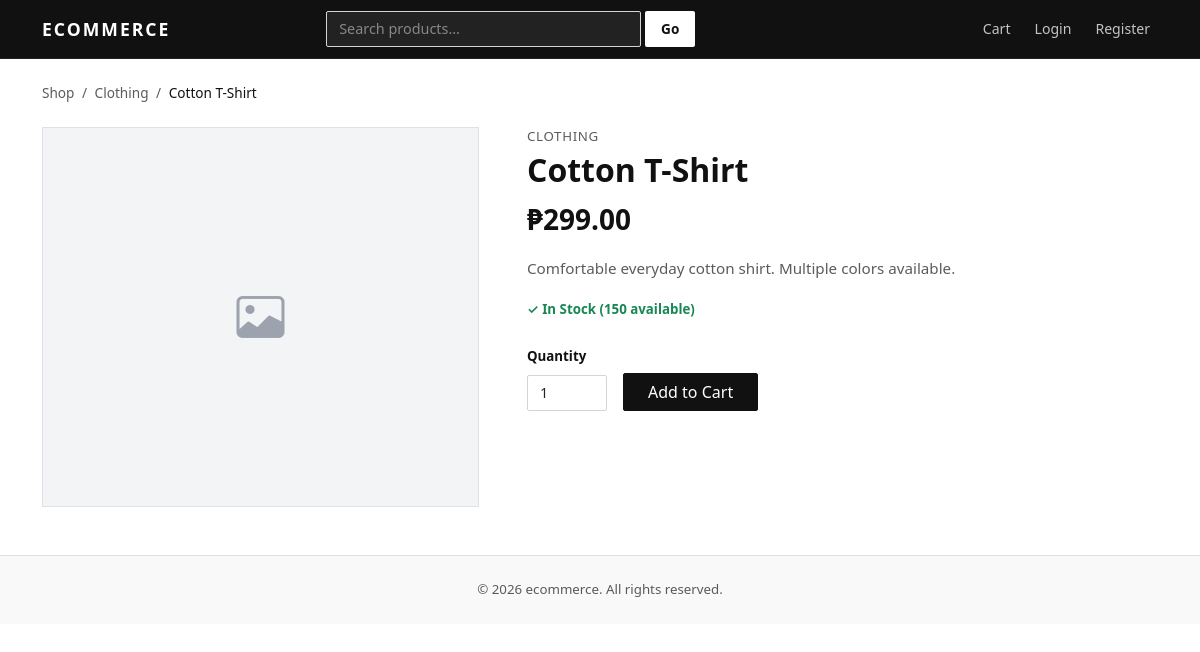
The app's page /product.php?id=3 with its own data.
### tables this page shows
CREATE TABLE products (
    id INT AUTO_INCREMENT PRIMARY KEY,
    category_id INT,
    name VARCHAR(200) NOT NULL,
    description TEXT,
    price DECIMAL(10,2) NOT NULL,
    stock INT DEFAULT 0,
    image VARCHAR(255) DEFAULT 'no-image.png',
    created_at TIMESTAMP DEFAULT CURRENT_TIMESTAMP,
    FOREIGN KEY (category_id) REFERENCES categories(id) ON DELETE SET NULL
);

CREATE TABLE categories (
    id INT AUTO_INCREMENT PRIMARY KEY,
    name VARCHAR(100) NOT NULL
);

### includes/functions.php (called while the page is built, shortened)
<?php
function clean($str) {
    return htmlspecialchars(trim((string)$str), ENT_QUOTES, 'UTF-8');
}
function price($amount) {
    return '&#8369;' . number_format((float)$amount, 2);
}

### product.php (the view, shortened to what this page needs)
<?php
require_once 'config/db.php';
require_once 'includes/functions.php';
$id   = (int)($_GET['id'] ?? 0);
$stmt = $pdo->prepare(
    "SELECT p.*, c.name AS cat_name
     FROM products p
     LEFT JOIN categories c ON p.category_id = c.id
     WHERE p.id = ?"
);
$stmt->execute([$id]);
$p = $stmt->fetch();
require_once 'includes/header.php';
$imgFile = __DIR__ . '/uploads/' . $p['image'];
$hasImg  = $p['image'] && $p['image'] !== 'no-image.png' && file_exists($imgFile);
?>
<nav class="mb-4" style="font-size:.85rem;">
    <a href="index.php" class="text-muted text-decoration-none">Shop</a>
    <?php if ($p['cat_name']): ?>
        <span class="text-muted mx-1">/</span>
        <a href="index.php?category=<?= $p['category_id'] ?>" class="text-muted text-decoration-none">
            <?= clean($p['cat_name']) ?>
        </a>
    <?php endif; ?>
    <span class="text-muted mx-1">/</span>
    <span><?= clean($p['name']) ?></span>
</nav>
<div class="row g-5">
    <div class="col-md-5">
        <?php if ($hasImg): ?>
            <img src="<?= SITE_URL ?>/uploads/<?= clean($p['image']) ?>"
                 class="img-fluid w-100" style="object-fit:cover;border:1px solid #e5e7eb;"
                 alt="<?= clean($p['name']) ?>">
        <?php else: ?>
            <div class="d-flex align-items-center justify-content-center border"
                 style="height:380px;background:#f3f4f6;color:#9ca3af;font-size:3rem;">
                <i class="bi bi-image"></i>
            </div>
        <?php endif; ?>
    </div>
    <div class="col-md-7">
        <?php if ($p['cat_name']): ?>
            <p class="text-muted small mb-1 text-uppercase" style="letter-spacing:.05em;">
                <?= clean($p['cat_name']) ?>
            </p>
        <?php endif; ?>
        <h2 class="fw-bold mb-2"><?= clean($p['name']) ?></h2>
        <p class="fs-3 fw-bold mb-3"><?= price($p['price']) ?></p>
        <p class="text-muted mb-3" style="line-height:1.7;">
            <?= nl2br(clean($p['description'])) ?>
        </p>
        <p class="mb-4">
            <?php if ($p['stock'] > 5): ?>
                <span class="text-success small fw-semibold">&#10003; In Stock (<?= $p['stock'] ?> available)</span>
            <?php elseif ($p['stock'] > 0): ?>
                <span class="text-warning small fw-semibold">&#9888; Only <?= $p['stock'] ?> left</span>
            <?php else: ?>
                <span class="text-danger small fw-semibold">Out of Stock</span>
            <?php endif; ?>
        </p>
        <?php if ($p['stock'] > 0): ?>
            <form method="POST" action="cart.php" class="d-flex gap-3 align-items-end">
                <div>
                    <label class="form-label fw-semibold small">Quantity</label>
                    <input type="number" name="quantity" value="1"
                           min="1" max="<?= $p['stock'] ?>"
                           class="form-control" style="width:80px;">
                </div>
                <button type="submit" class="btn btn-primary px-4">Add to Cart</button>
            </form>
        <?php endif; ?>
    </div>
</div>
<?php require_once 'includes/footer.php'; ?>

### includes/header.php (style rules this page uses)
*, *::before, *::after { box-sizing: border-box; }
body { background: #fff; color: #111; font-family: 'Segoe UI', system-ui, -apple-system, sans-serif; font-size: 0.95rem; }
.btn-primary { background: #111; border-color: #111; color: #fff; border-radius: 2px; }
.form-control, .form-select { border-radius: 2px; border-color: #d1d5db; font-size: 0.9rem; }
a { color: #111; }

### records on screen
products: category.name "Clothing", name "Cotton T-Shirt", category.name "CLOTHING", price "₱299.00", description "Comfortable everyday cotton shirt. Multiple colors available.", stock "150"

### other values on screen
SITE_NAME "ECOMMERCE"
SITE_NAME "ecommerce"
